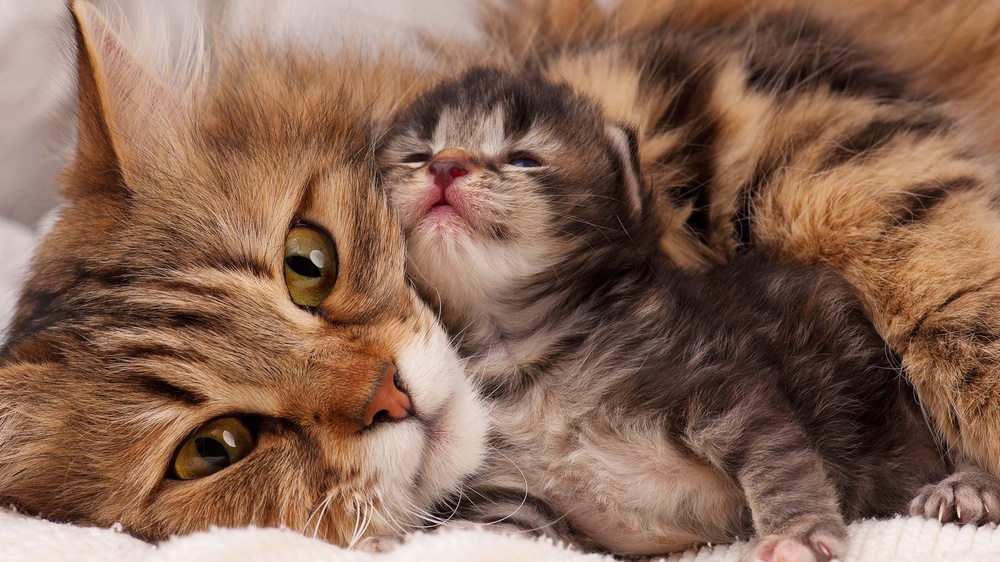
#> input picture cat.jpg, 1000 x 562 px, shrunk from 3200 x 1800 before the run, given in place of the camera
$ python 'kameradan_kenar_algılama.py'
#> lines starting #> are read from the running program, lines starting #| are printed output that depends on the picture
import cv2
import numpy as np

cap = cv2.VideoCapture(0)

while True:
    success, img = cap.read()
#> img is the input picture: shape (562, 1000, 3); mean B, G, R 84.7, 102.6, 136.4

    if success:
        # Görüntüyü griye çevir
        gray = cv2.cvtColor(img, cv2.COLOR_BGR2GRAY)
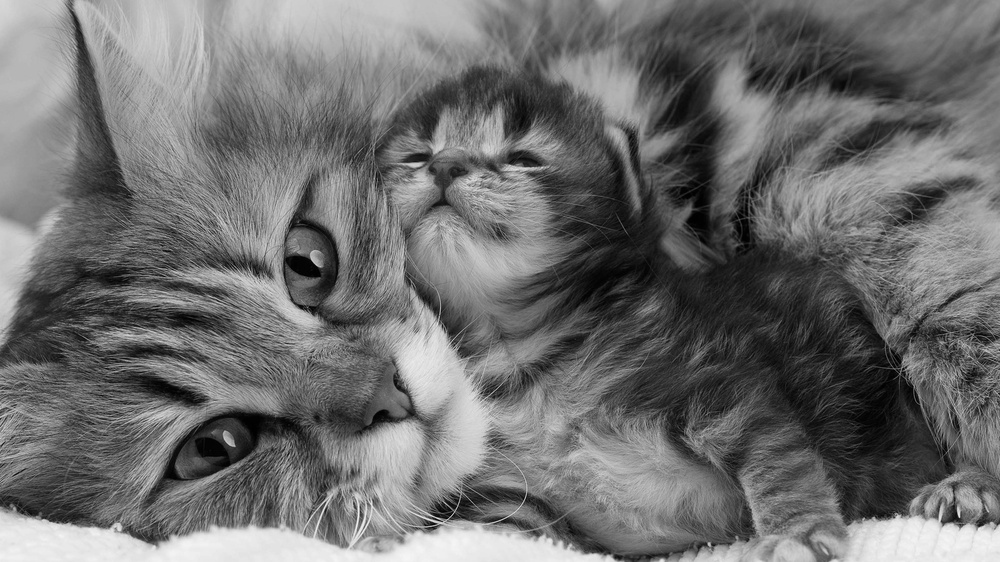
#> gray: shape (562, 1000); min 0, max 246, mean 110.7

        gray = cv2.GaussianBlur(img, (5,5), 0)
#> gray: shape (562, 1000, 3)
        # Kenar algılama için uygun eşik değerlerini hesapla
        med_val = np.median(gray)
#> med_val = 102
        low = int(max(0, (1 - 0.33) * med_val))
#> low = 68
        high = int(min(255, (1 + 0.33) * med_val))
#> high = 135

        # Kenar algılama işlemi
        edges = cv2.Canny(gray, threshold1=low, threshold2=high)
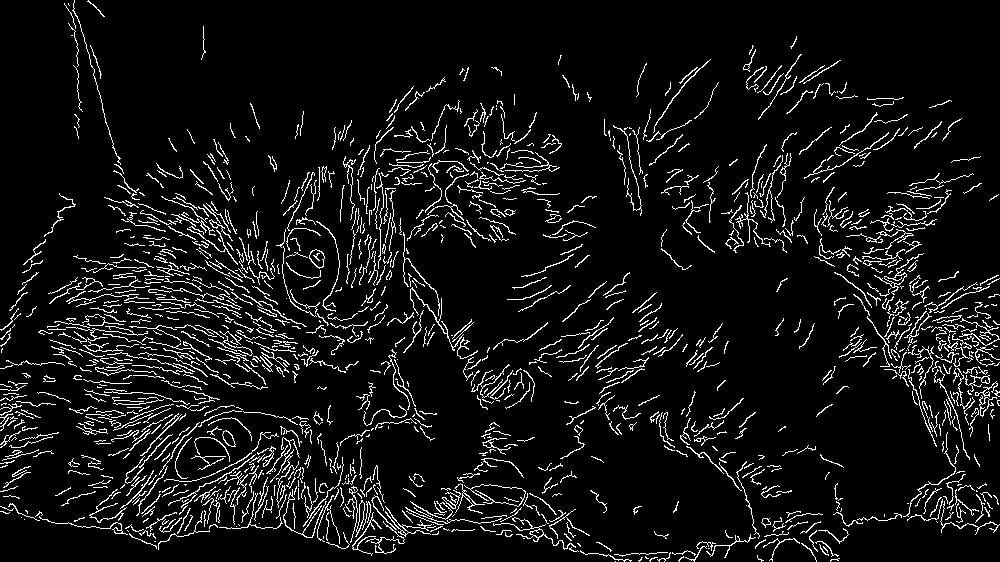
#> edges: shape (562, 1000); 7.4% white in thin lines or dots

        # Sonucu göster
        cv2.imshow("Canny Edge Detection", edges)

    # Çıkış için 'q' tuşuna basılmasını bekle
    if cv2.waitKey(1) & 0xFF == ord('q'):
#> (key q is pressed here)
        break

cap.release()
cv2.destroyAllWindows()

$ run again, on london.jpg
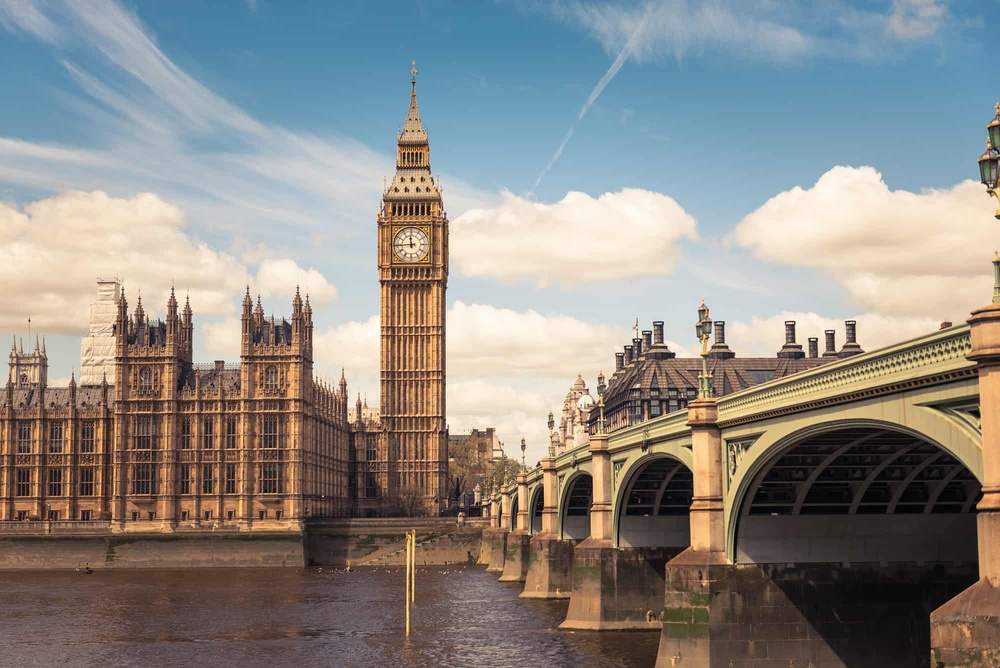
#> input picture london.jpg, 1000 x 668 px, shrunk from 2000 x 1335 before the run, given in place of the camera
#> img is the input picture: shape (668, 1000, 3); mean B, G, R 133.1, 137.2, 139.9
#> `gray = cv2.cvtColor(img, cv2.COLOR_BGR2GRAY)`:
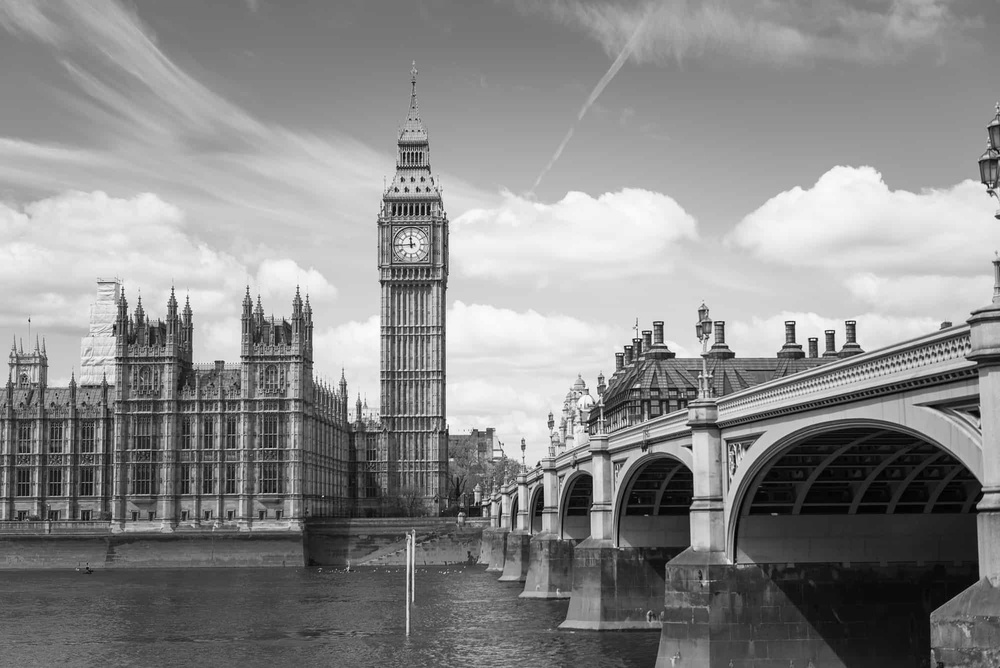
#> gray: shape (668, 1000); min 0, max 253, mean 137.5
#> med_val = 139
#> low = 93
#> high = 184
#> `edges = cv2.Canny(gray, threshold1=low, threshold2=high)`:
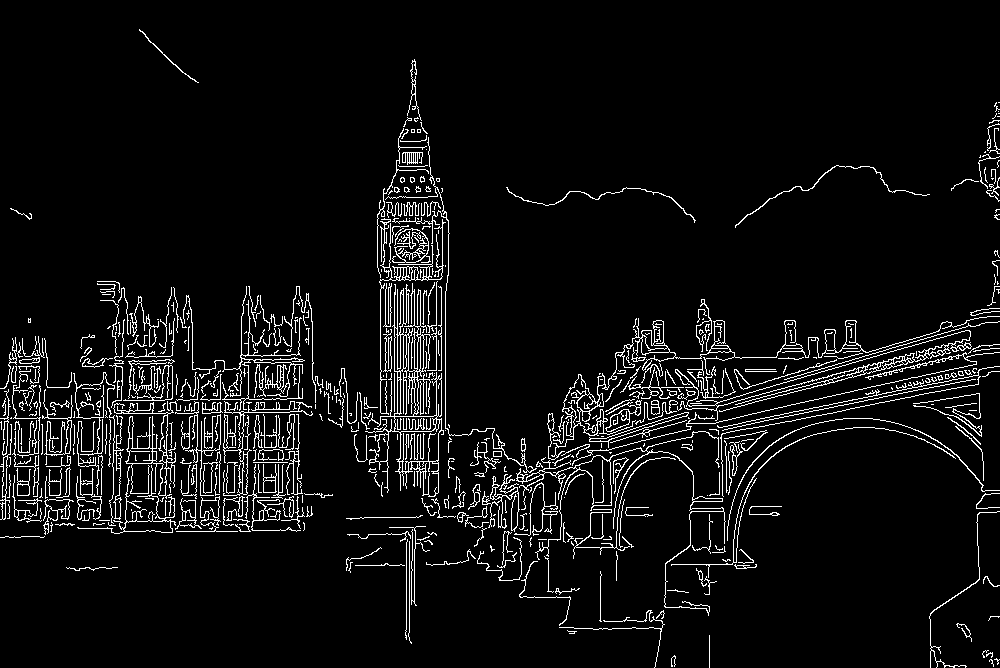
#> edges: shape (668, 1000); 5.9% white in thin lines or dots
